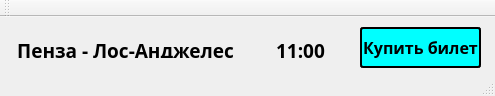
<?xml version="1.0" encoding="UTF-8"?>
<ui version="4.0">
 <class>ListOfFlight</class>
 <widget class="QMainWindow" name="ListOfFlight">
  <property name="geometry">
   <rect>
    <x>0</x>
    <y>0</y>
    <width>495</width>
    <height>96</height>
   </rect>
  </property>
  <property name="windowTitle">
   <string>ListOfFlight</string>
  </property>
  <widget class="QWidget" name="centralWidget">
   <widget class="QPushButton" name="pushButton">
    <property name="geometry">
     <rect>
      <x>360</x>
      <y>10</y>
      <width>121</width>
      <height>41</height>
     </rect>
    </property>
    <property name="font">
     <font>
      <family>Gilroy ExtraBold</family>
      <pointsize>12</pointsize>
      <weight>75</weight>
      <bold>true</bold>
     </font>
    </property>
    <property name="styleSheet">
     <string notr="true">QPushButton
{
	background-color: cyan;
	color:black;
    border-width: 2px;
	border-radius: 3;
	border-color:black;
    border-style:solid;
}</string>
    </property>
    <property name="text">
     <string>Купить билет</string>
    </property>
   </widget>
   <widget class="QLabel" name="label">
    <property name="geometry">
     <rect>
      <x>10</x>
      <y>20</y>
      <width>231</width>
      <height>21</height>
     </rect>
    </property>
    <property name="font">
     <font>
      <family>Gilroy ExtraBold</family>
      <pointsize>12</pointsize>
      <weight>75</weight>
      <bold>true</bold>
     </font>
    </property>
    <property name="text">
     <string>&lt;html&gt;&lt;head/&gt;&lt;body&gt;&lt;p align=&quot;center&quot;&gt;&lt;span style=&quot; font-size:14pt;&quot;&gt;Пенза - Лос-Анджелес&lt;/span&gt;&lt;/p&gt;&lt;/body&gt;&lt;/html&gt;</string>
    </property>
   </widget>
   <widget class="QLabel" name="label_2">
    <property name="geometry">
     <rect>
      <x>270</x>
      <y>20</y>
      <width>61</width>
      <height>21</height>
     </rect>
    </property>
    <property name="font">
     <font>
      <family>Gilroy ExtraBold</family>
      <pointsize>12</pointsize>
      <weight>75</weight>
      <bold>true</bold>
     </font>
    </property>
    <property name="text">
     <string>&lt;html&gt;&lt;head/&gt;&lt;body&gt;&lt;p align=&quot;center&quot;&gt;&lt;span style=&quot; font-size:14pt;&quot;&gt;11:00&lt;/span&gt;&lt;/p&gt;&lt;/body&gt;&lt;/html&gt;</string>
    </property>
   </widget>
  </widget>
  <widget class="QMenuBar" name="menuBar">
   <property name="geometry">
    <rect>
     <x>0</x>
     <y>0</y>
     <width>495</width>
     <height>21</height>
    </rect>
   </property>
  </widget>
  <widget class="QToolBar" name="mainToolBar">
   <attribute name="toolBarArea">
    <enum>TopToolBarArea</enum>
   </attribute>
   <attribute name="toolBarBreak">
    <bool>false</bool>
   </attribute>
  </widget>
  <widget class="QStatusBar" name="statusBar"/>
 </widget>
 <layoutdefault spacing="6" margin="11"/>
 <resources/>
 <connections/>
</ui>
